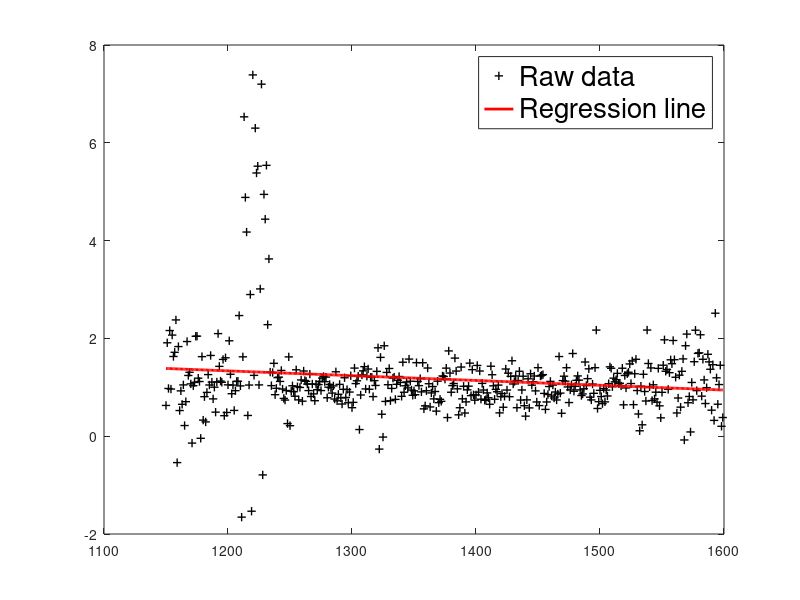
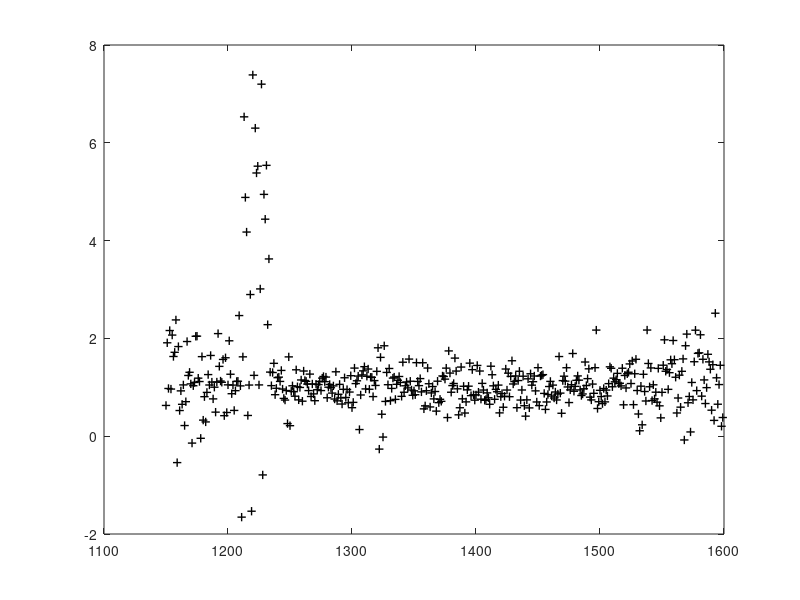

Write MATLAB code to recreate these figures, in order. (Note: this script raises an error after producing the figures.)
% Full quasar solution, including plots
load('trainingset.csv');
lambdas = trainingset(1, :)';
train_qso = trainingset(2:end, :);
load('testset.csv');
test_qso = testset(2:end, :);

    [mm, nn] = size(train_qso);
    mtest = size(test_qso, 1);

    %% Part (a)i: Linear regression
    y = train_qso(1, :)';
    X = [ones(nn, 1), lambdas];
    theta = X\y;  % Solves linear regression directly
    figure;
    h = plot(lambdas, train_qso(1, :), 'k+');
    set(h, 'linewidth', 1);
    hold on;
    h = plot(lambdas, theta(1) + lambdas * theta(2), 'r-');
    set(h, 'linewidth', 2);
    h = legend('Raw data', 'Regression line');
    set(h, 'fontsize', 20);
    print -depsc2 quasar_linear_regression.eps;
    %% Part (a)ii/iii: Smoothing the quasars with LWLR
    figure;
    X = [ones(nn, 1), lambdas];
    y = train_qso(1, :)';
    h = plot(lambdas, y, 'k+');
    set(h, 'linewidth', 1);
    hold on;
    colors = {'r-', 'b-', 'g-', 'm-', 'c-'};
    taus = [1, 5, 10, 100, 1000];
    for tau_ind = 1:5
      tau = taus(tau_ind);
      y_smooth = local_linear_regression(lambdas, y, tau);
      h = plot(lambdas, y_smooth, char(colors(tau_ind)));
      set(h, 'linewidth', 2);
    end
    h = legend('Raw data', 'tau = 1', 'tau = 5', 'tau = 10', ...
               'tau = 100', 'tau = 1000');
    set(h, 'fontsize', 20);
    %% Part (b)i: Smooth all quasars with LWLR
    train_smooth = train_qso;
    test_smooth = test_qso;
    tau = 5;
    X = [ones(nn, 1), lambdas];
    for jj = 1:mm
      ytrain = train_qso(jj, :)';
      train_smooth(jj, :) = local_linear_regression(lambdas, ytrain, tau)';
    end
    for jj = 1:mtest
      ytest = test_qso(jj, :)';
      test_smooth(jj, :) = local_linear_regression(lambdas, ytest, tau)';
    end
    %% Find the right-most function parts
    right_trains = train_smooth(:, 151:end);
    left_trains = train_smooth(:, 1:50);
    right_tests = test_smooth(:, 151:end);
    left_tests = test_smooth(:, 1:50);
    %% Construct matrix of all pairs of distances between training quasar spectra
    train_dists = zeros(mm, mm);
    for ii = 1:mm
      for jj = (ii + 1):mm
        train_dists(ii, jj) = norm(right_trains(ii, :) - right_trains(jj, :))^2;
      end
    end
    train_dists = train_dists + train_dists';
    train_dists = train_dists / max(train_dists(:));
    %% Reconstruct training curves
    f_left_estimates = zeros(mm, 50);
    num_nearest = 3;
    for ii = 1:mm
      [train_dist_sort, inds] = sort(train_dists(:, ii), 1, 'ascend');
      close_inds = ones(mm, 1);
      close_inds(inds((num_nearest + 1):end)) = 0;
      h = max(train_dists(:, ii));
      kerns = max(1 - train_dists(:, ii) / h, 0); % An m-by-1 vector
      kerns = kerns .* close_inds;
      f_left_estimates(ii, :) = left_trains' * kerns / sum(kerns);
    end
    % Compute error rate of estimates
    err = sum((left_trains(:) - f_left_estimates(:)).^2);
    err = err / mm;
    fprintf(1, 'Average training error: %1.4f\n', err);
    %% Reconstruct test curves
    % Construct matrix of all pairs of distances between training and testing
    % quasar spectra
    train_to_test_dists = zeros(mm, mtest);
    for ii = 1:mm
      for jj = 1:mtest
        train_to_test_dists(ii, jj) = ...
            norm(right_trains(ii, :) - right_tests(jj, :))^2;
      end
    end
    train_to_test_dists = train_to_test_dists / max(train_to_test_dists(:));
    f_left_estimates = zeros(mtest, 50);
    for ii = 1:mtest
      [tttd_sorted, inds] = sort(train_to_test_dists(:, ii), 1, 'ascend');
      close_inds = ones(mm, 1);
      close_inds(inds((num_nearest + 1):end)) = 0;
      h = max(train_to_test_dists(:, ii));
      kerns = max(1 - train_to_test_dists(:, ii) / h, 0);
      kerns = kerns .* close_inds;
      f_left_estimates(ii, :) = left_trains' * kerns / sum(kerns);
    end
    %% Compute error rate of estimates
    err = sum((left_tests(:) - f_left_estimates(:)).^2);
    err = err / mtest;
    fprintf(1, 'Average testing error: %1.4f\n', err);
    %% Final plots
    figure;
    plot(lambdas, test_smooth(1, :), 'k-', 'linewidth', 1);
    hold on;
    plot(lambdas(1:50), f_left_estimates(1, :), 'r-', 'linewidth', 2);
    figure;
    plot(lambdas(1:50), f_left_estimates(6, :), 'r-', 'linewidth', 2)
    hold on;
    plot(lambdas, test_smooth(6, :), 'k-', 'linewidth', 1);